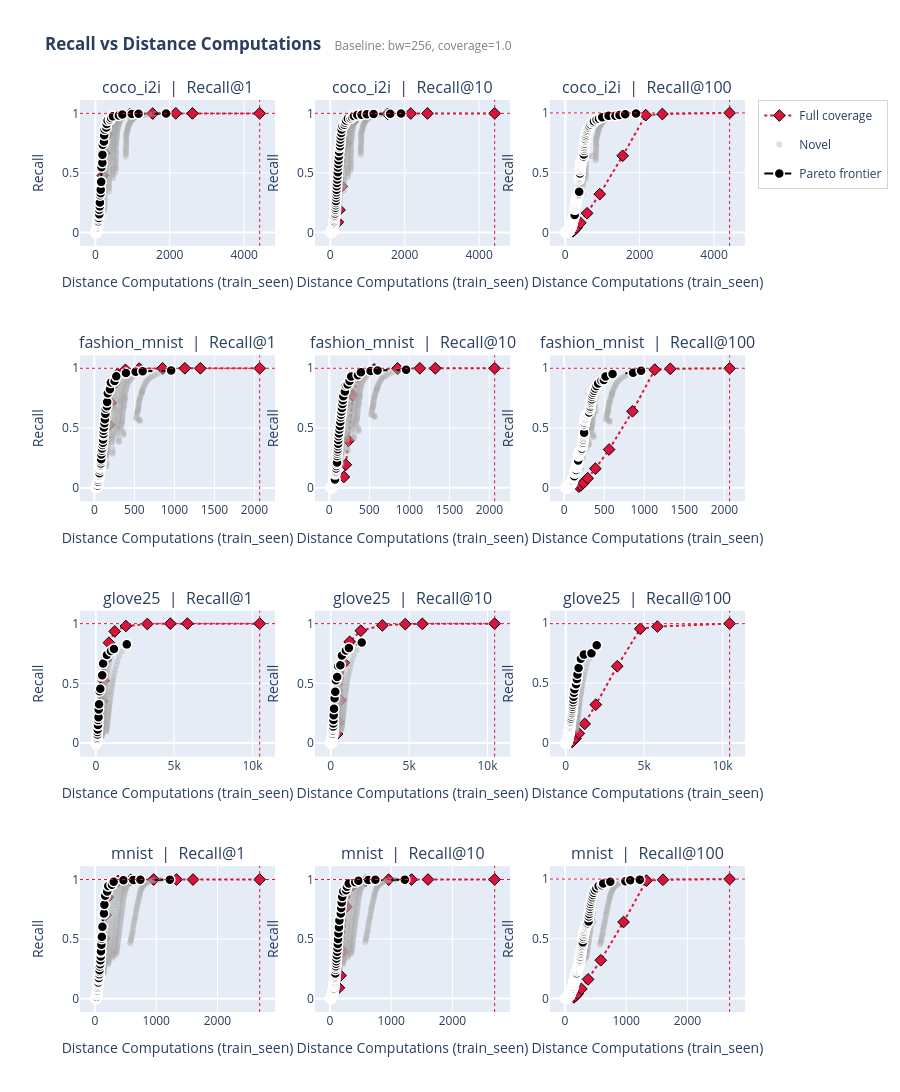

Notebook code for this chart:
### Code cell
import plotly.graph_objects as go
from plotly.subplots import make_subplots
import numpy as np

def pareto_frontier(df, x_col, y_col):
    pts = df[[x_col, y_col]].values
    is_pareto = np.ones(len(pts), dtype=bool)
    for i in range(len(pts)):
        if not is_pareto[i]:
            continue
        dominated = (pts[:, 0] <= pts[i, 0]) & (pts[:, 1] >= pts[i, 1])
        dominated[i] = False
        if dominated.any():
            is_pareto[i] = False
    return df[is_pareto].sort_values(x_col)

datasets = sorted(novel['dataset'].unique())
ks       = sorted(novel['k'].unique())

fig = make_subplots(
    rows=len(datasets), cols=len(ks),
    subplot_titles=[f'{d}  |  Recall@{k}' for d in datasets for k in ks],
    horizontal_spacing=0.06,
    vertical_spacing=0.12,
)

for row_idx, dataset in enumerate(datasets, start=1):
    baseline_bw = int(
        df_long[(df_long['dataset'] == dataset) & (df_long['coverage'] == 1.0)]['beam_width'].max()
    )

    for col_idx, k in enumerate(ks, start=1):
        sub = novel[(novel['dataset'] == dataset) & (novel['k'] == k)].copy()
        if sub.empty:
            continue

        if 'recall_diff' not in sub.columns:
            sub['recall_diff'] = sub['recall'] - sub['baseline_recall']

        ref             = sub.iloc[0]
        baseline_recall = ref['baseline_recall']
        baseline_seen   = ref['baseline_seen']

        full_cov = df_long[
            (df_long['dataset'] == dataset) & (df_long['k'] == k) & (df_long['coverage'] == 1.0)
        ].copy().sort_values('beam_width')

        show_legend = (row_idx == 1 and col_idx == 1)

        # ── Full-coverage reference curve ────────────────────────────────────
        fig.add_trace(go.Scatter(
            x=full_cov['train_seen'],
            y=full_cov['recall'],
            mode='lines+markers',
            name='Full coverage',
            legendgroup='full_cov',
            showlegend=show_legend,
            line=dict(color='crimson', width=2, dash='dot'),
            marker=dict(symbol='diamond', size=9, color='crimson',
                        line=dict(color='black', width=1)),
            customdata=full_cov['beam_width'].values[:, None],
            hovertemplate=(
                '<b>Full Coverage</b><br>'
                'beam_width: %{customdata[0]:.0f}<br>'
                'recall: %{y:.4f}<br>'
                'train_seen: %{x:.0f}'
                '<extra></extra>'
            ),
        ), row=row_idx, col=col_idx)

        # ── Novel scatter (all grey) ─────────────────────────────────────────
        fig.add_trace(go.Scatter(
            x=sub['train_seen'],
            y=sub['recall'],
            mode='markers',
            name='Novel',
            legendgroup='novel',
            showlegend=show_legend,
            marker=dict(color='#aaaaaa', size=6, opacity=0.4),
            customdata=np.column_stack([
                sub['beam_width'].values,
                sub['coverage'].values,
                sub['recall_diff'].values,
                sub['avg_edges'].values,
            ]),
            hovertemplate=(
                '<b>Novel</b><br>'
                'beam_width: %{customdata[0]:.0f}<br>'
                'coverage: %{customdata[1]:.3f}<br>'
                'recall: %{y:.4f}<br>'
                'recall_diff: %{customdata[2]:+.4f}<br>'
                'train_seen: %{x:.0f}<br>'
                'avg_edges: %{customdata[3]:.2f}'
                '<extra></extra>'
            ),
        ), row=row_idx, col=col_idx)

        # ── Pareto frontier ──────────────────────────────────────────────────
        frontier = pareto_frontier(
            sub[['train_seen', 'recall', 'beam_width', 'coverage', 'recall_diff']].dropna(),
            'train_seen', 'recall'
        )
        fig.add_trace(go.Scatter(
            x=frontier['train_seen'],
            y=frontier['recall'],
            mode='lines+markers',
            name='Pareto frontier',
            legendgroup='pareto',
            showlegend=show_legend,
            line=dict(color='black', width=2, dash='dash'),
            marker=dict(color='black', size=10, symbol='circle',
                        line=dict(color='white', width=1.5)),
            customdata=np.column_stack([
                frontier['beam_width'].values,
                frontier['coverage'].values,
                frontier['recall_diff'].values,
            ]),
            hovertemplate=(
                '<b>Pareto Point</b><br>'
                'beam_width: %{customdata[0]:.0f}<br>'
                'coverage: %{customdata[1]:.3f}<br>'
                'recall: %{y:.4f}<br>'
                'recall_diff: %{customdata[2]:+.4f}<br>'
                'train_seen: %{x:.0f}<br>'
                'avg_edges: %{customdata[3]:.2f}'
                '<extra></extra>'
            ),
        ), row=row_idx, col=col_idx)

        fig.add_hline(y=baseline_recall, line=dict(color='crimson', width=1, dash='dot'), row=row_idx, col=col_idx)
        fig.add_vline(x=baseline_seen,   line=dict(color='crimson', width=1, dash='dot'), row=row_idx, col=col_idx)

fig.update_layout(
    title=dict(text=f'<b>Recall vs Distance Computations</b>   <span style="font-size:12px;color:gray">Baseline: bw={baseline_bw}, coverage=1.0</span>'),
    height=400 * len(datasets),
    hovermode='closest',
    legend=dict(bgcolor='rgba(255,255,255,0.85)', bordercolor='lightgray', borderwidth=1),
)
fig.update_xaxes(title_text='Distance Computations (train_seen)')
fig.update_yaxes(title_text='Recall')

fig.write_html('/Users/pratyushavi/Developer/WebDev/scoogleystinkbomb/notes/navigable-graphs/recall_plots.html')
fig.show()
